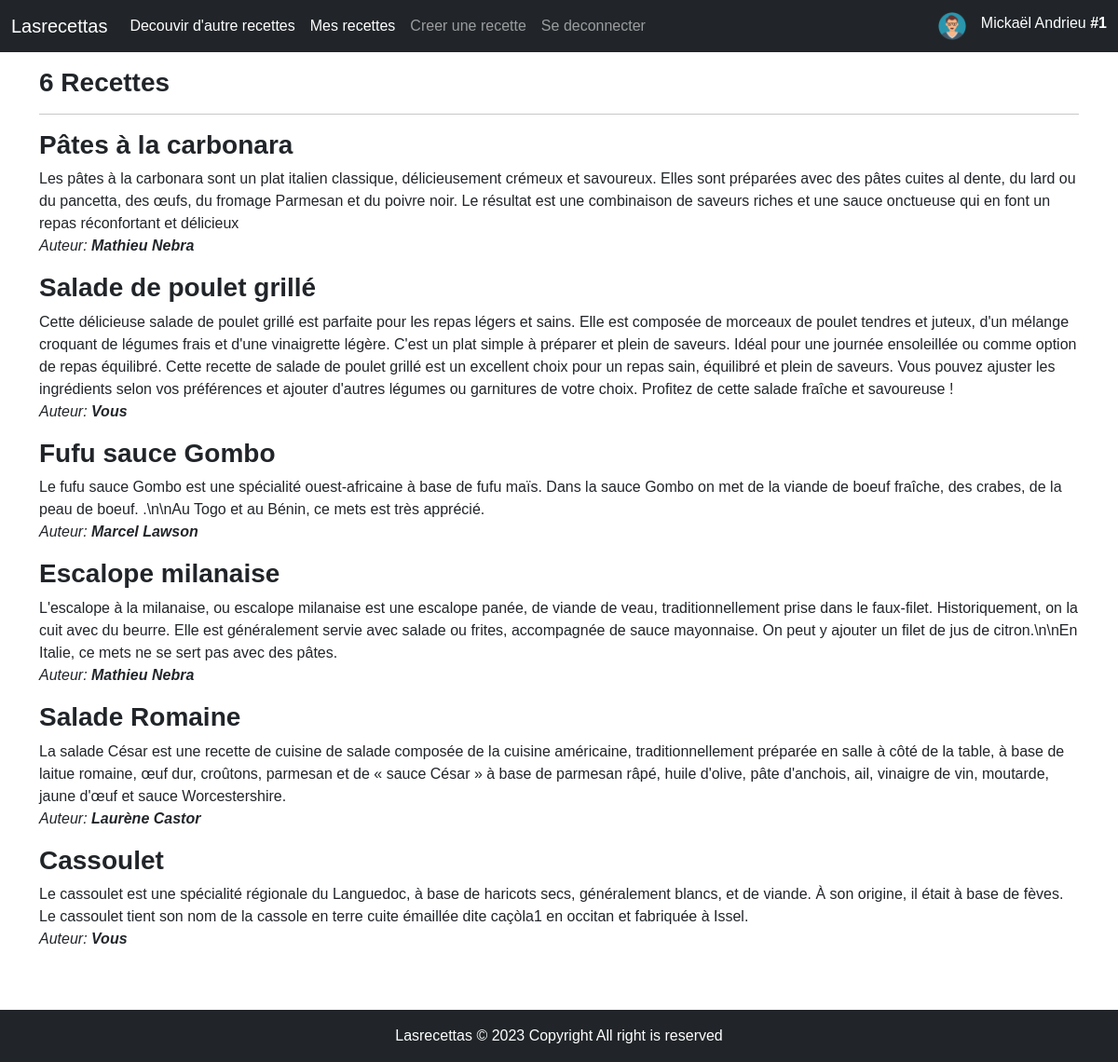
The page / (signed in) on the database its author committed.
### tables this page shows
CREATE TABLE `recipes` (
  `recipe_id` int NOT NULL,
  `title` varchar(128) NOT NULL,
  `description` text NOT NULL,
  `is_enabled` tinyint(1) NOT NULL DEFAULT '0',
  `user_id` int NOT NULL
);

CREATE TABLE `users` (
  `user_id` int NOT NULL,
  `username` varchar(64) NOT NULL,
  `age` int NOT NULL,
  `email` varchar(64) NOT NULL,
  `password` varchar(512) NOT NULL
);

### inc/functions.php (called while the page is built, shortened)
<?php
function getLoggedUserInfo($info){
    if (isset($_SESSION['LOGGED_USER'])){
        return $_SESSION['LOGGED_USER'][$info];
    }
    return NULL;
}

### index.php (the view, shortened to what this page needs)
<?php
require_once("config/database.php");
require_once('inc/header.php');
$sql = 'SELECT * FROM recipes NATURAL JOIN users WHERE is_enabled=TRUE ORDER BY recipe_id DESC';
$recipesStatement = $db->query($sql);
$recipes = $recipesStatement->fetchAll(PDO::FETCH_ASSOC);
?>
<h3 class="mt-3 fw-bolder"> <?= count($recipes) ?> Recette<?= count($recipes) > 1 ? "s" : "" ?></h3>
<hr>
<?php if (count($recipes) == 0) : ?>
    <div class="card-body p-0 ">
        <div class="d-flex flex-column p-5 w-50 text-center  mx-auto">
            <i class="fa fa-user fs-1 text-app" aria-hidden="true"></i>
            <h3 class="text-app-secondary fw-bold">Aucune recettes proposé pour l'instant</h3>
            <p class="text-muted">Tous vos recettes sont afficher ici.</p>
        </div>
    </div>
    <?php else :
    foreach ($recipes as $recipe) : ?>
    <article class="mb-3">
        <h3 class="fw-bolder"><a class="text-dark text-decoration-none" href="recipe.php?id=<?= $recipe['recipe_id'] ?>"><?php echo $recipe['title']; ?></a></h3>
        <div><?php echo $recipe['description']; ?></div>
        <i>Auteur: <strong><?= ($recipe['user_id'] == getLoggedUserInfo('userId')) ? "Vous" : $recipe['username']  ?></strong></i>
    </article>
    <?php
    endforeach;
    endif;
    ?>
</div>
<?php
require_once("inc/footer.php");

### inc/header.php (shortened to what this page needs)
<?php
require_once('functions.php')
?>
<!DOCTYPE html>
<html>
<head>
  <link href="https://cdn.jsdelivr.net/npm/bootstrap@5.2.3/dist/css/bootstrap.min.css" rel="stylesheet">
  <link rel="stylesheet" href="/assets/css/style.css">
</head>
<body class="d-flex flex-column min-vh-100">
  <?php
  if (isset($_SESSION['LOGGED_USER'])) {
    include_once('nav_auth.php');
  } else {
    include_once('nav.php');
  }
  ?>
  <div class="container mb-5">

### inc/nav_auth.php (shortened to what this page needs)
<nav class="navbar navbar-expand-lg navbar-dark bg-dark">
  <div class="container-fluid">
    <a class="navbar-brand" href="/auth">Lasrecettas</a>
    <div class="collapse navbar-collapse" id="navbarSupportedContent">
      <ul class="navbar-nav me-auto mb-2 mb-lg-0">
        <li class="nav-item">
          <a class="nav-link active" aria-current="page" href="/index.php">Decouvir d'autre recettes</a>
        </li>
        <li class="nav-item">
          <a class="nav-link active" aria-current="page" href="/auth/recipes.php">Mes recettes</a>
        </li>
        <li class="nav-item">
          <a class="nav-link" href="/auth/recipe_form.php">Creer une recette</a>
        </li>
        <li class="nav-item">
          <a class="nav-link" href="/auth/logout.php">Se deconnecter</a>
        </li>
      </ul>
     <div class="navbar-nav ml-auto">
        <img width="30" src="../assets/images/user.png" class="me-3" alt="">
        <span class="text-white"><?= getLoggedUserInfo("username") ?> <strong>#<?= getLoggedUserInfo("userId") ?></strong></span>
     </div>
    </div>
  </div>
</nav>

### inc/footer.php
<footer class="bg-dark text-center text-lg-start text-white mt-auto">
  <div class="text-center p-3">
    Lasrecettas © 2023 Copyright All right is reserved
  </div>
</footer>
</body>
</html>

### assets/css/style.css (style rules this page uses)
* { font-family: Arial, Helvetica, sans-serif; }

### rows shown on the page
recipes: title "Pâtes à la carbonara", description "Les pâtes à la carbonara sont un plat italien classique, délicieusement crémeux et savoureux. Elles sont préparées avec des pâtes cuites al dente, du lard ou du pancetta, des œufs, du fromage Parmesan et du poivre noir. Le résultat est une combinaison de saveurs riches et une sauce onctueuse qui en font un repas réconfortant et délicieux", user.username "Mathieu Nebra"
recipes: title "Salade de poulet grillé", description "Cette délicieuse salade de poulet grillé est parfaite pour les repas légers et sains. Elle est composée de morceaux de poulet tendres et juteux, d'un mélange croquant de légumes frais et d'une vinaigrette légère. C'est un plat simple à préparer et plein de saveurs. Idéal pour une journée ensoleillée ou comme option de repas équilibré. Cette recette de salade de poulet grillé est un excellent choix pour un repas sain, équilibré et plein de saveurs. Vous pouvez ajuster les ingrédients selon vos préférences et ajouter d'autres légumes ou garnitures de votre choix. Profitez de cette salade fraîche et savoureuse !"
recipes: title "Fufu sauce Gombo", description "Le fufu sauce Gombo est une spécialité ouest-africaine à base de fufu maïs. Dans la sauce Gombo on met de la viande de boeuf fraîche, des crabes, de la peau de boeuf. .\\n\\nAu Togo et au Bénin, ce mets est très apprécié.", user.username "Marcel Lawson"
recipes: title "Escalope milanaise", description "L'escalope à la milanaise, ou escalope milanaise est une escalope panée, de viande de veau, traditionnellement prise dans le faux-filet. Historiquement, on la cuit avec du beurre. Elle est généralement servie avec salade ou frites, accompagnée de sauce mayonnaise. On peut y ajouter un filet de jus de citron.\\n\\nEn Italie, ce mets ne se sert pas avec des pâtes.", user.username "Mathieu Nebra"
recipes: title "Salade Romaine", description "La salade César est une recette de cuisine de salade composée de la cuisine américaine, traditionnellement préparée en salle à côté de la table, à base de laitue romaine, œuf dur, croûtons, parmesan et de « sauce César » à base de parmesan râpé, huile d'olive, pâte d'anchois, ail, vinaigre de vin, moutarde, jaune d'œuf et sauce Worcestershire.", user.username "Laurène Castor"
recipes: title "Cassoulet", description "Le cassoulet est une spécialité régionale du Languedoc, à base de haricots secs, généralement blancs, et de viande. À son origine, il était à base de fèves. Le cassoulet tient son nom de la cassole en terre cuite émaillée dite caçòla1 en occitan et fabriquée à Issel.", shows "Vous"

### other values the page prints
getLoggedUserInfo("username") "Mickaël Andrieu"
getLoggedUserInfo("userId") "1"
count($recipes) "6"
